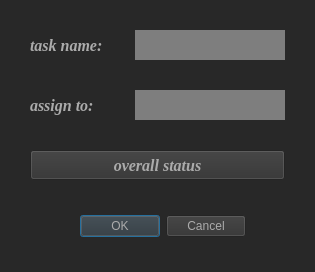
<?xml version="1.0" encoding="UTF-8"?>
<ui version="4.0">
 <class>assign_task</class>
 <widget class="QDialog" name="assign_task">
  <property name="geometry">
   <rect>
    <x>0</x>
    <y>0</y>
    <width>315</width>
    <height>272</height>
   </rect>
  </property>
  <property name="minimumSize">
   <size>
    <width>315</width>
    <height>272</height>
   </size>
  </property>
  <property name="maximumSize">
   <size>
    <width>315</width>
    <height>272</height>
   </size>
  </property>
  <property name="windowTitle">
   <string>Dialog</string>
  </property>
  <property name="styleSheet">
   <string notr="true">background-color: rgb(40, 40, 40);</string>
  </property>
  <widget class="QDialogButtonBox" name="buttonBox">
   <property name="geometry">
    <rect>
     <x>80</x>
     <y>210</y>
     <width>166</width>
     <height>32</height>
    </rect>
   </property>
   <property name="cursor">
    <cursorShape>PointingHandCursor</cursorShape>
   </property>
   <property name="styleSheet">
    <string notr="true">color: rgb(171, 171, 171);
background-color: rgb(50, 50, 50);</string>
   </property>
   <property name="orientation">
    <enum>Qt::Horizontal</enum>
   </property>
   <property name="standardButtons">
    <set>QDialogButtonBox::Cancel|QDialogButtonBox::Ok</set>
   </property>
  </widget>
  <widget class="QLineEdit" name="lineEdit">
   <property name="geometry">
    <rect>
     <x>135</x>
     <y>30</y>
     <width>150</width>
     <height>30</height>
    </rect>
   </property>
   <property name="font">
    <font>
     <family>Georgia</family>
     <pointsize>12</pointsize>
     <weight>75</weight>
     <bold>true</bold>
    </font>
   </property>
   <property name="toolTip">
    <string>task name</string>
   </property>
   <property name="styleSheet">
    <string notr="true">background-color: rgb(126, 126, 126);
selection-color: rgb(255, 255, 255);
selection-background-color: rgb(0, 0, 0);
color: rgb(0, 0, 0);</string>
   </property>
   <property name="frame">
    <bool>false</bool>
   </property>
  </widget>
  <widget class="QLabel" name="label">
   <property name="geometry">
    <rect>
     <x>30</x>
     <y>30</y>
     <width>100</width>
     <height>30</height>
    </rect>
   </property>
   <property name="font">
    <font>
     <family>Georgia</family>
     <pointsize>12</pointsize>
     <weight>75</weight>
     <italic>true</italic>
     <bold>true</bold>
    </font>
   </property>
   <property name="styleSheet">
    <string notr="true">color: rgb(171, 171, 171);</string>
   </property>
   <property name="text">
    <string>task name:</string>
   </property>
  </widget>
  <widget class="QLineEdit" name="lineEdit_2">
   <property name="geometry">
    <rect>
     <x>135</x>
     <y>90</y>
     <width>150</width>
     <height>30</height>
    </rect>
   </property>
   <property name="font">
    <font>
     <family>Georgia</family>
     <pointsize>12</pointsize>
     <weight>75</weight>
     <bold>true</bold>
    </font>
   </property>
   <property name="toolTip">
    <string>assign to</string>
   </property>
   <property name="styleSheet">
    <string notr="true">background-color: rgb(126, 126, 126);
selection-color: rgb(255, 255, 255);
selection-background-color: rgb(0, 0, 0);
color: rgb(0, 0, 0);</string>
   </property>
   <property name="frame">
    <bool>false</bool>
   </property>
  </widget>
  <widget class="QLabel" name="label_2">
   <property name="geometry">
    <rect>
     <x>30</x>
     <y>90</y>
     <width>100</width>
     <height>30</height>
    </rect>
   </property>
   <property name="font">
    <font>
     <family>Georgia</family>
     <pointsize>12</pointsize>
     <weight>75</weight>
     <italic>true</italic>
     <bold>true</bold>
    </font>
   </property>
   <property name="styleSheet">
    <string notr="true">color: rgb(171, 171, 171);</string>
   </property>
   <property name="text">
    <string>assign to:</string>
   </property>
  </widget>
  <widget class="QPushButton" name="pushButton">
   <property name="geometry">
    <rect>
     <x>30</x>
     <y>150</y>
     <width>255</width>
     <height>30</height>
    </rect>
   </property>
   <property name="font">
    <font>
     <family>Georgia</family>
     <pointsize>12</pointsize>
     <weight>75</weight>
     <italic>true</italic>
     <bold>true</bold>
    </font>
   </property>
   <property name="cursor">
    <cursorShape>PointingHandCursor</cursorShape>
   </property>
   <property name="toolTip">
    <string>overall status</string>
   </property>
   <property name="styleSheet">
    <string notr="true">color: rgb(171, 171, 171);
background-color: rgb(50, 50, 50);</string>
   </property>
   <property name="text">
    <string>overall status</string>
   </property>
  </widget>
 </widget>
 <resources/>
 <connections>
  <connection>
   <sender>buttonBox</sender>
   <signal>accepted()</signal>
   <receiver>assign_task</receiver>
   <slot>accept()</slot>
   <hints>
    <hint type="sourcelabel">
     <x>248</x>
     <y>254</y>
    </hint>
    <hint type="destinationlabel">
     <x>157</x>
     <y>274</y>
    </hint>
   </hints>
  </connection>
  <connection>
   <sender>buttonBox</sender>
   <signal>rejected()</signal>
   <receiver>assign_task</receiver>
   <slot>reject()</slot>
   <hints>
    <hint type="sourcelabel">
     <x>316</x>
     <y>260</y>
    </hint>
    <hint type="destinationlabel">
     <x>286</x>
     <y>274</y>
    </hint>
   </hints>
  </connection>
 </connections>
</ui>
